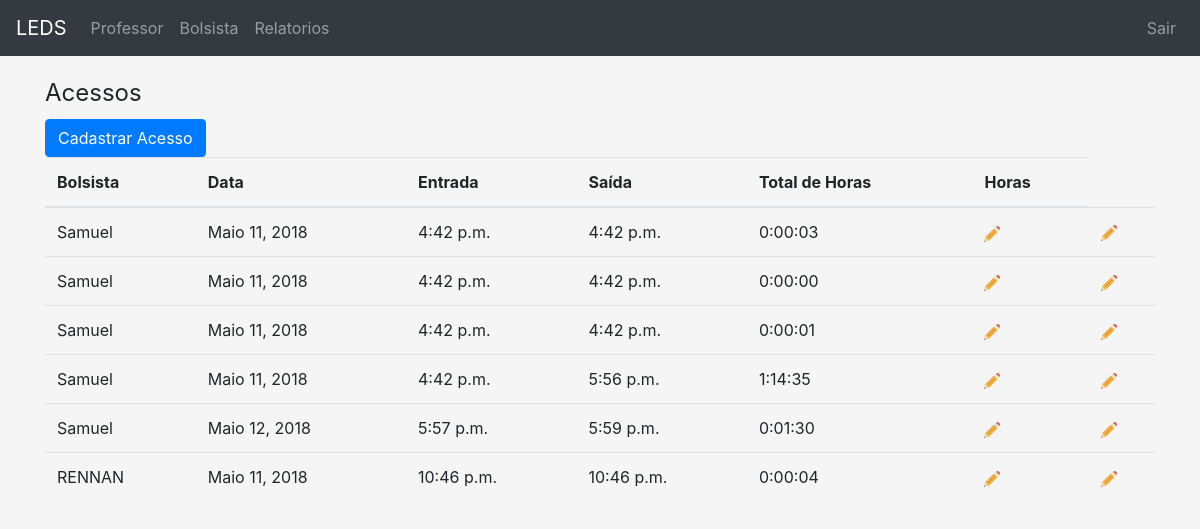
Before: /acesso/list_acesso/ (signed in) with the older database file.
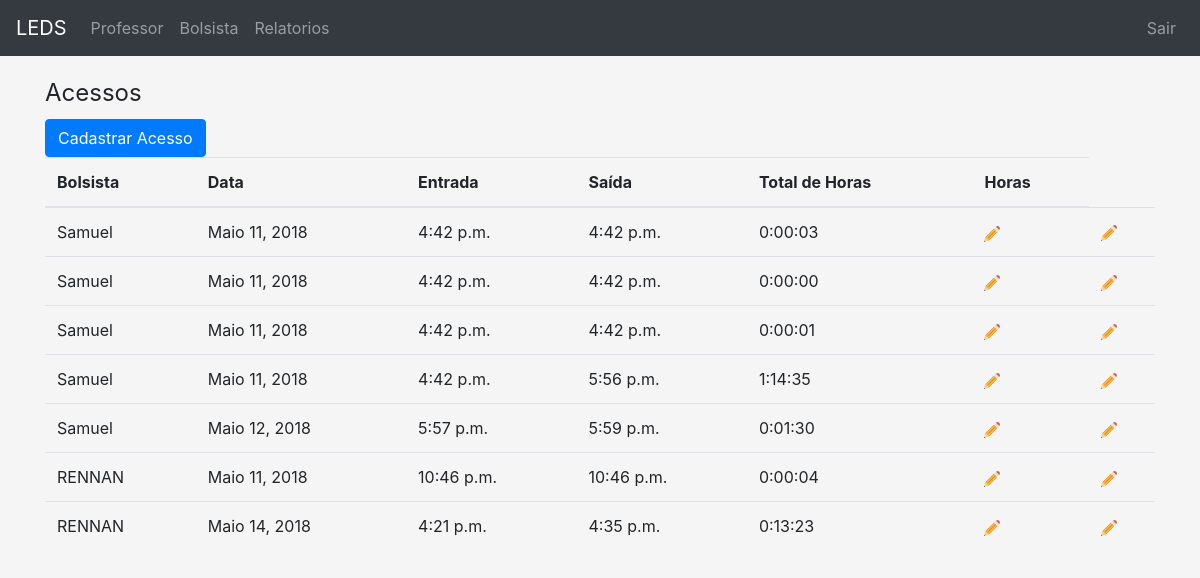
After: the same page with the newer database file.
### app/models.py (models this page shows, shortened)
class Acesso(models.Model):
	bolsista = models.ForeignKey(Bolsista, verbose_name='Bolsista', related_name='bolsista_acesso', on_delete=models.CASCADE)
	data = models.DateField('Data Acesso', null=True, blank=True)
	hora_entrada = models.TimeField('Entrada', null=True, blank=True)
	hora_saida = models.TimeField('Saída', null = True, blank=True)
	total_horas = models.DurationField('Total', null = True, blank = True)
	class Meta:
	 	verbose_name = 'Acesso'
	 	verbose_name_plural = 'Acessos'

class Bolsista(models.Model):
	TIPO_CHOICES = (
	    (0, 'Voluntário'),
	    (1, 'Remunerado'),
	)
	nome = models.CharField('Nome', max_length=100)
	matricula = models.CharField('Matricula', max_length=20,unique=True)
	cartao_rfid = models.CharField('Cartão RFID', max_length=100, null=True)
	professor = models.ForeignKey(Professor, verbose_name='Professor', related_name='bolsista_professor', on_delete=models.CASCADE, default=True)
	tipo_bolsa = models.IntegerField('Tipo', choices=TIPO_CHOICES)
	carga_horaria_semanal = models.IntegerField('Carga Horaria (semanal)', validators=[MinValueValidator(1)])
	def __str__(self):
		return self.nome
	class Meta:
		verbose_name='Bolsista'
		verbose_name_plural='Bolsistas'

### app/views.py (the view)
# urls.py: url(r'^acesso/list_acesso/$', views.list_acesso, name='list_acesso'),
@login_required(login_url='/login')
def list_acesso(request):
	acessos = Acesso.objects.all()
	return render(request, 'acesso/list_acesso.html',{'acessos':acessos})

### app/templates/acesso/list_acesso.html (shortened to what this page needs)
{% extends "base.html" %}
{%load static%}
{% load django_bootstrap_breadcrumbs %}
{%block content%}
    <legend>Acessos</legend>
<a href="{%url 'app:create_ac' %}"><button class="btn btn-primary">Cadastrar Acesso
</button></a>
    <table class="table">
        <thead>
        <tr>
            <th>Bolsista</th>
            <th>Data</th>
            <th>Entrada</th>
            <th>Saída</th>
            <th>Total de Horas</th>
            <th>Horas</th>
        </tr>
        </thead>
        <tbody>
        {% for acesso in acessos %}
            <tr>
                <td>{{ acesso.bolsista }}</td>
                <td>{{acesso.data}}</td>
                <td>{{ acesso.hora_entrada}}</td>
                <td>{{ acesso.hora_saida }}</td>
                <td>{{ acesso.total_horas}}</td>
                <td><a href="{% url 'app:test_acesso' acesso.bolsista_id%}"><img alt="" src="{% static 'img/edit.png'%}"></a></td>
                <td><a href="{%url 'app:test_acesso' acesso.bolsista.id%}"><img alt="" src="{% static 'img/edit.png'%}"></a></td>
            </tr>
        {% endfor %}
        </tbody>
    </table>
{% endblock %}

Changed rows visible on the page:
added Acesso: bolsista "RENNAN", data "Maio 14, 2018", hora_entrada "4:21 p.m.", hora_saida "4:35 p.m.", total_horas "0:13:23"
